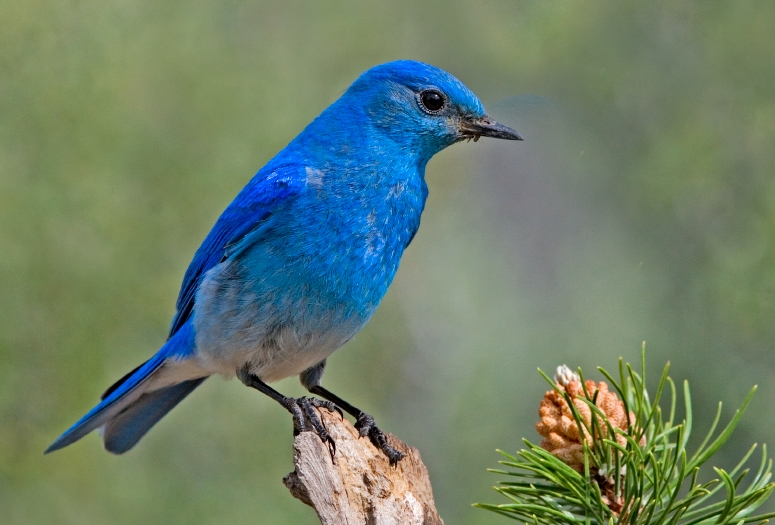
#> input picture pyimgsaliency/bird.jpg, 775 x 525 px
$ python -i saliency.py   (imports and definitions only)
#> lines starting #> are read from the running program, lines starting #| are printed output that depends on the picture
import math
import sys
import operator
import networkx as nx
#import matplotlib.pyplot as plt
import numpy as np
import scipy.spatial.distance
import scipy.signal
import skimage
import skimage.io
from skimage.segmentation import slic
from skimage.util import img_as_float
from scipy.optimize import minimize

import pdb

def S(x1,x2,geodesic,sigma_clr=10):
	return math.exp(-pow(geodesic[x1,x2],2)/(2*sigma_clr*sigma_clr))

# [204 lines left out: functions compute_saliency_cost, path_length, make_graph, get_saliency_rbd, not called in this run]

def get_saliency_ft(img_path):

	# Saliency map calculation based on:

#> called with img_path = 'bird.jpg'
	img = skimage.io.imread(img_path)
#> img is the input picture: shape (525, 775, 3); mean R, G, B 108.5, 127, 106.5

	img_rgb = img_as_float(img)

	img_lab = skimage.color.rgb2lab(img_rgb)
#> img_lab: shape (525, 775, 3) float64; mean of channels 0, 1, 2 51.6, -7.8, 9.3

	mean_val = np.mean(img_rgb,axis=(0,1))
#> mean_val = [0.426, 0.498, 0.418]

	kernel_h = (1.0/16.0) * np.array([[1,4,6,4,1]])
	kernel_w = kernel_h.transpose()

	blurred_l = scipy.signal.convolve2d(img_lab[:,:,0],kernel_h,mode='same')
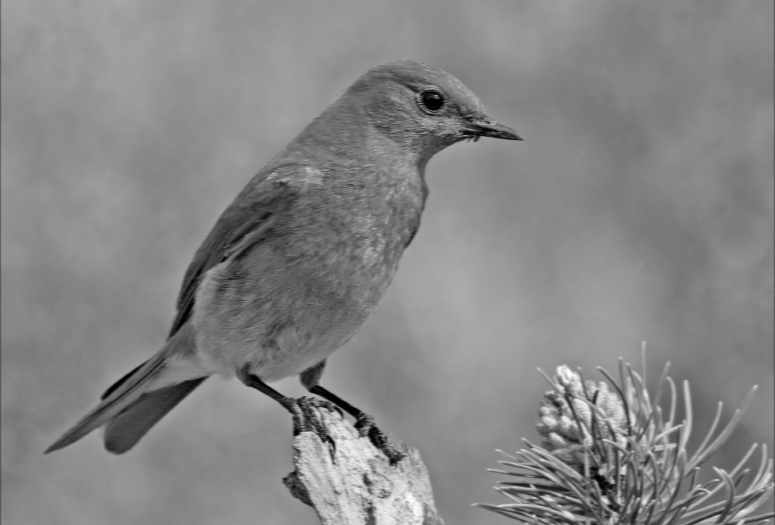
#> blurred_l: shape (525, 775) float64; min 0.00247, max 97.99, mean 51.5; drawn with min black and max white
	blurred_a = scipy.signal.convolve2d(img_lab[:,:,1],kernel_h,mode='same')
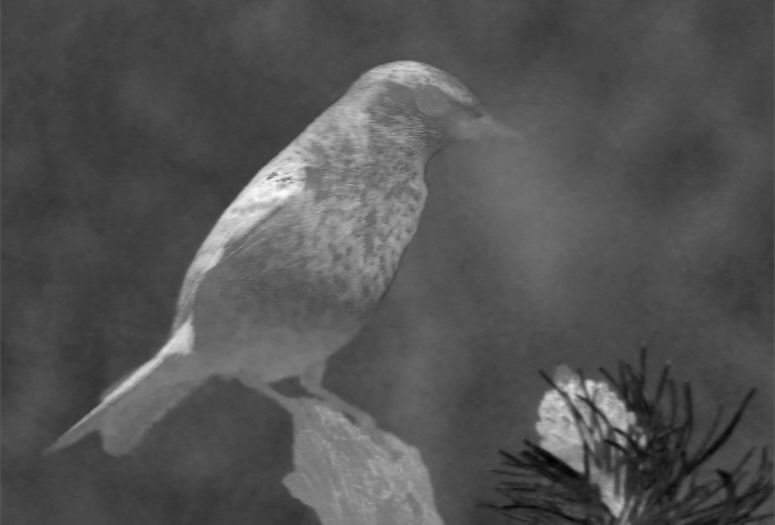
#> blurred_a: shape (525, 775) float64; min -35.7, max 48.75, mean -7.8; drawn with min black and max white
	blurred_b = scipy.signal.convolve2d(img_lab[:,:,2],kernel_h,mode='same')
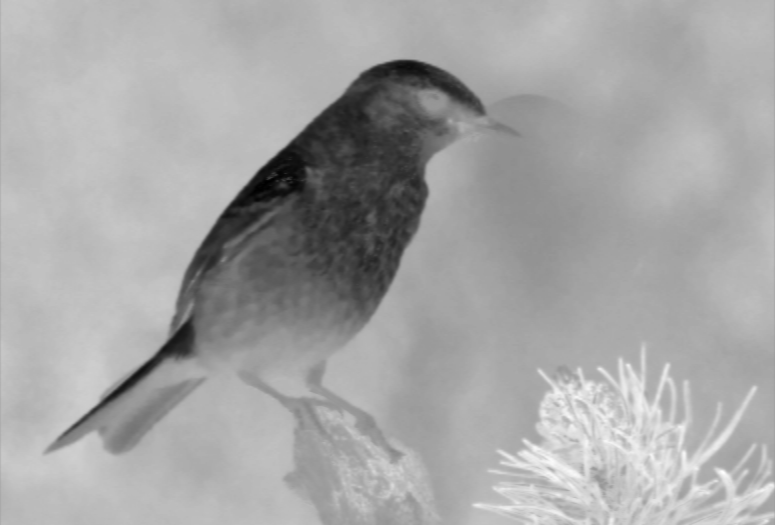
#> blurred_b: shape (525, 775) float64; min -85.74, max 60.21, mean 9.3; drawn with min black and max white

	blurred_l = scipy.signal.convolve2d(blurred_l,kernel_w,mode='same')
	blurred_a = scipy.signal.convolve2d(blurred_a,kernel_w,mode='same')
	blurred_b = scipy.signal.convolve2d(blurred_b,kernel_w,mode='same')

	im_blurred = np.dstack([blurred_l,blurred_a,blurred_b])
#> im_blurred: shape (525, 775, 3) float64; mean of channels 0, 1, 2 51.4, -7.7, 9.2

	sal = np.linalg.norm(mean_val - im_blurred,axis = 2)
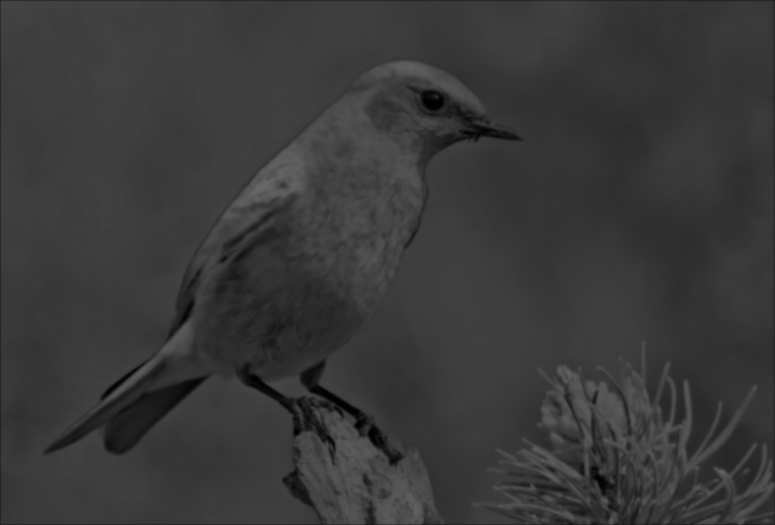
#> sal: shape (525, 775) float64; min 0.403, max 104.3, mean 57.6
	sal_max = np.max(sal)
#> sal_max = 104.3
	sal_min = np.min(sal)
#> sal_min = 0.403
	sal = 255 * ((sal - sal_min) / (sal_max - sal_min))
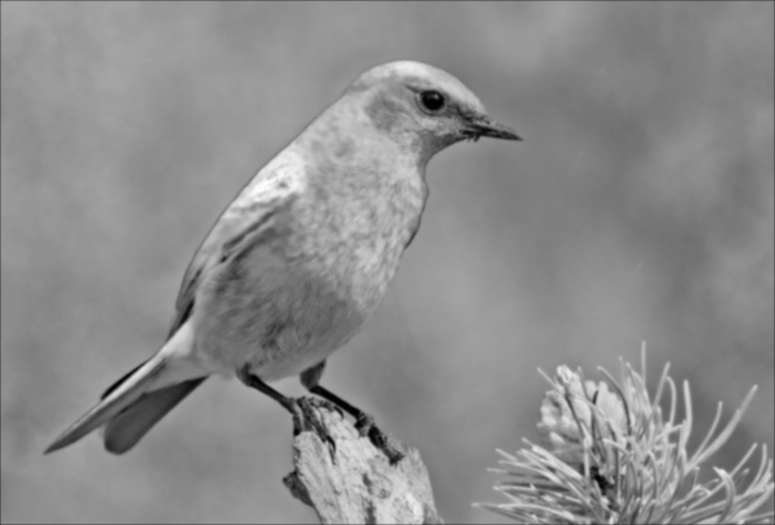
#> sal: shape (525, 775) float64; min 0, max 255, mean 140.3
	return sal

>>> result = get_saliency_ft('bird.jpg')
